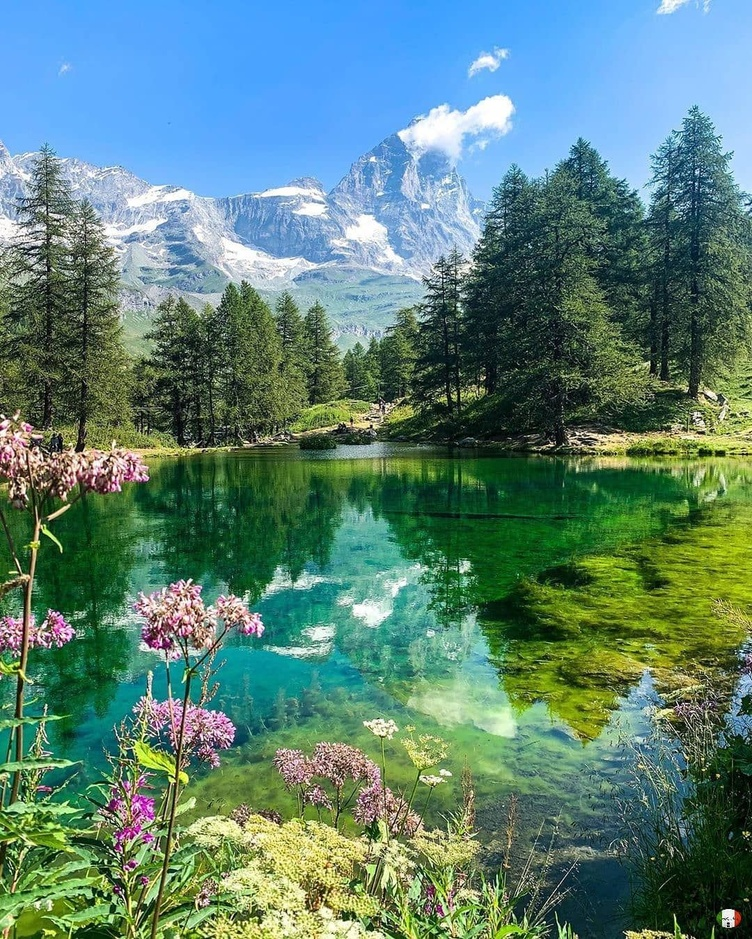
#> input picture 02-using-images/assets/paisajebonito.jpg, 752 x 939 px, shrunk from 1080 x 1349 before the run, found by its file name
$ python 01using_images.py
#> lines starting #> are read from the running program, lines starting #| are printed output that depends on the picture; after the words box and inside, x2 and y2 are one past the last pixel; in counts of white or black regions, pixels touching at a corner belong together
import cv2
img = cv2.imread('C:\\Users\\isaac\\OneDrive\\Escritorio\\InteligenciaArtificial_Jesus\\computervision-basics\\02-using-images\\assets\\paisajebonito.jpg') #imread se utiliza para leer una imagen desde el disco. el parametro es la ruta de la imagen que se desea leer. la funcion imread devuelve una matriz de pixeles que representa la imagen. cada pixel tiene un valor de color en formato BGR (Blue, Green, Red).
#> img is the input picture: shape (939, 752, 3); mean B, G, R 118.4, 130.1, 91.7

if img is None:
    print("No se detecto la imagen")
    exit()

alto, ancho, color_patrones = img.shape #shape se utiliza para obtener las dimensiones de la imagen. la funcion shape devuelve una tupla con el alto, ancho y numero de canales de color de la imagen. en este caso, se asigna el alto a la variable alto, el ancho a la variable ancho y el numero de canales de color a la variable color_patrones.
#> alto = 939; ancho = 752; color_patrones = 3
print(f"Mi imagen tiene un alto (filas) de: {alto} pixeles, un ancho (columnas) de: {ancho} pixeles")
#| Mi imagen tiene un alto (filas) de: 939 pixeles, un ancho (columnas) de: 752 pixeles
print(f"La cantidad de numeros que componen un pixel: {color_patrones}")
#| La cantidad de numeros que componen un pixel: 3

print("Esto es nuestra imagen ", img)
#> (printed output is left out)

first_pixel = img[0, 0] #para acceder a un pixel especifico de la imagen, se utiliza la sintaxis img[fila, columna]. en este caso, se accede al pixel en la fila 0 y columna 0 (esquina superior izquierda) y se asigna a la variable first_pixel
#> first_pixel = [255, 168, 88]
print(first_pixel)
#| [255 168  88]


centro_x = ancho // 2 #se calcula el centro de la imagen dividiendo el ancho total entre 2 usando una division entera. esto nos da la columna exacta que divide la imagen a la mitad.
#> centro_x = 376
grosor = 100 #se define el ancho de la franja negra en pixeles. puedes modificar este valor si quieres que la linea en medio sea mas delgada o mas gruesa.
img[:, (centro_x - (grosor // 2)):(centro_x + (grosor // 2))] = [0, 0, 0] #se accede a un rango de pixeles usando slicing. el primer parametro ':' indica que se seleccionan todas las filas (el alto completo). el segundo parametro selecciona las columnas desde la mitad menos la mitad del grosor hasta la mitad mas la mitad del grosor, y se les asigna el color negro [0,0,0] en formato BGR.
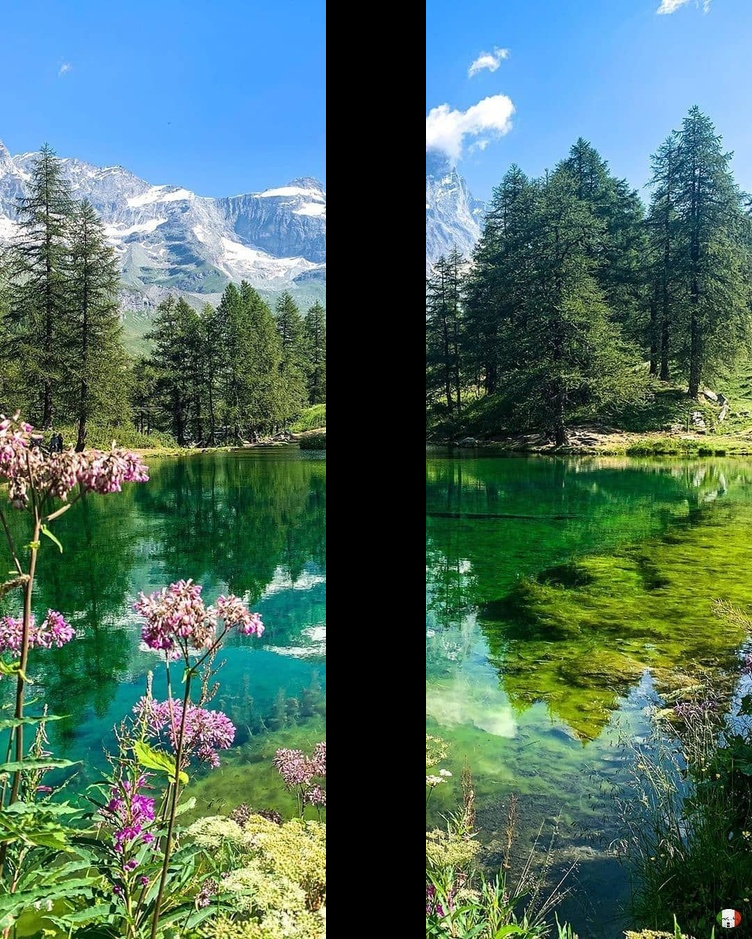
#> img: shape (939, 752, 3); 13.3% of pixels changed, all inside (x1, y1, x2, y2) = (326, 0, 426, 939)

cv2.imshow("Mi imagen", img) #imshow se utiliza para mostrar una imagen en una ventana. el primer parametro es el nombre de la ventana y el segundo parametro es la imagen que se desea mostrar. en este caso, se muestra la imagen modificada con

cv2.waitKey(0) #waitKey se utiliza para esperar a que el usuario presione una tecla. el parametro es el tiempo en milisegundos que se desea esperar. si se establece en 0, la funcion esperara indefinidamente hasta que el usuario presione una tecla.

cv2.destroyAllWindows() #destroyAllWindows se utiliza para cerrar todas las ventanas abiertas por OpenCV. esta funcion se llama despues de waitKey para asegurarse de que la ventana se cierre correctamente.

$ run again, with 02-using-images/assets/paisaje.jpeg copied over 02-using-images/assets/paisajebonito.jpg
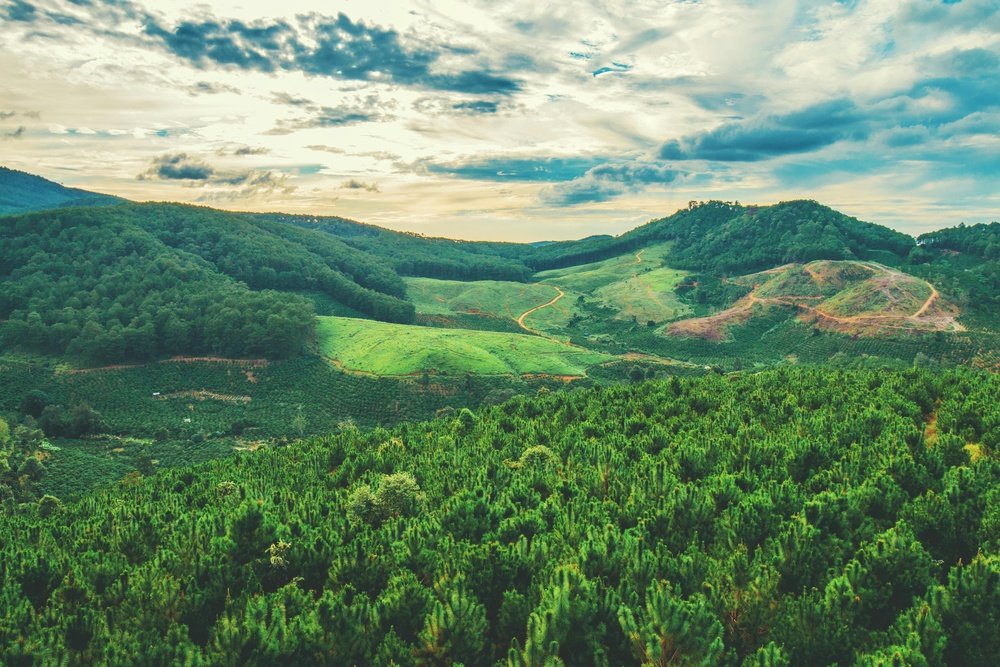
#> input picture 02-using-images/assets/paisaje.jpeg, 1000 x 667 px, shrunk from 5472 x 3648 before the run, found by its file name
#> img is the input picture: shape (667, 1000, 3); mean B, G, R 107, 137.3, 105.7
#| Mi imagen tiene un alto (filas) de: 667 pixeles, un ancho (columnas) de: 1000 pixeles
#| La cantidad de numeros que componen un pixel: 3
#> (printed output is left out)
#> first_pixel = [202, 222, 223]
#| [202 222 223]
#> `img[:, (centro_x - (grosor // 2)):(centro_x + (grosor // 2))] = [0, 0,..`:
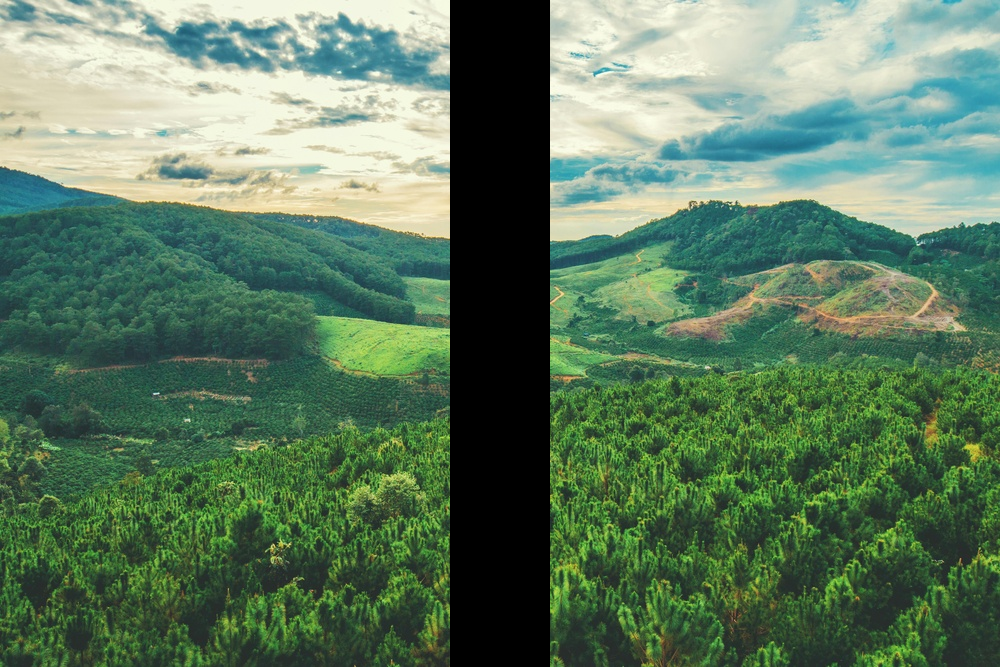
#> img: shape (667, 1000, 3); 10% of pixels changed, all inside (x1, y1, x2, y2) = (450, 0, 550, 667)
